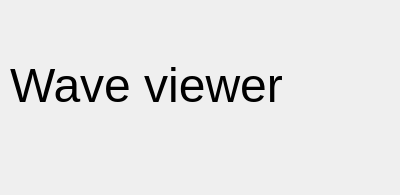
<?xml version="1.0" encoding="UTF-8"?>
<ui version="4.0">
 <class>AboutDialog</class>
 <widget class="QDialog" name="AboutDialog">
  <property name="geometry">
   <rect>
    <x>0</x>
    <y>0</y>
    <width>400</width>
    <height>195</height>
   </rect>
  </property>
  <property name="windowTitle">
   <string>About</string>
  </property>
  <widget class="QLabel" name="label">
   <property name="geometry">
    <rect>
     <x>10</x>
     <y>20</y>
     <width>371</width>
     <height>131</height>
    </rect>
   </property>
   <property name="font">
    <font>
     <pointsize>36</pointsize>
    </font>
   </property>
   <property name="text">
    <string>Wave viewer</string>
   </property>
  </widget>
 </widget>
 <resources/>
 <connections/>
</ui>
